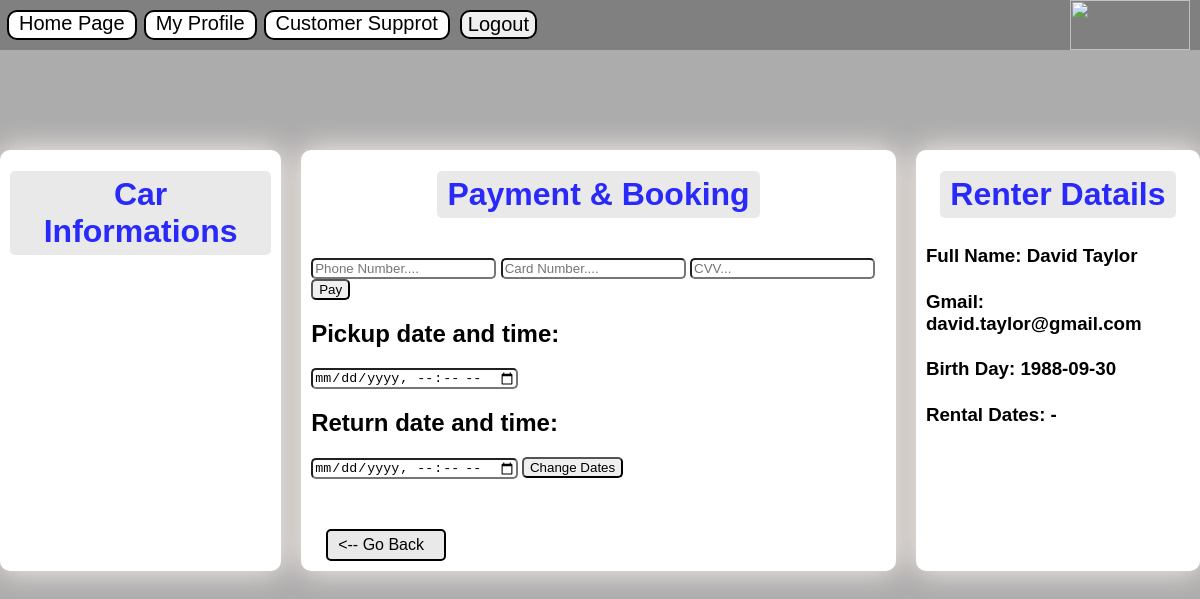
/Payment.php (signed in), run on the app's committed database.
### tables this page shows
CREATE TABLE IF NOT EXISTS `users` (
  `Id` int NOT NULL AUTO_INCREMENT,
  `FirstName` varchar(250) NOT NULL,
  `LastName` varchar(250) NOT NULL,
  `Gmail` varchar(250) NOT NULL,
  `IdNumber` varchar(9) NOT NULL,
  `Password` varchar(250) NOT NULL,
  `Password1` varchar(250) NOT NULL,
  `Password2` varchar(250) DEFAULT NULL,
  `Password3` varchar(250) DEFAULT NULL,
  `HaveDriverLicense` tinyint(1) NOT NULL DEFAULT '0',
  `Blocked` tinyint(1) NOT NULL DEFAULT '0',
  `FailedTimes` int NOT NULL DEFAULT '0',
  `BirthDay` date NOT NULL,
  `PhoneNumber` varchar(250) DEFAULT NULL,
  `Role` varchar(250) NOT NULL,
  `StartTimeExpired` datetime DEFAULT NULL,
  `EndTimeExpired` datetime DEFAULT NULL,
  PRIMARY KEY (`Id`)
);

### Payment.php (the view, shortened to what this page needs)
<?php
    include "Nav.php";
    $con=OpenCon();
    $gmail=$_SESSION['Gmail'];
    if(isset($_SESSION['StartUse'])){
        $pickup=$_SESSION['StartUse'];
    }else{
        $pickup="";
    }
    if(isset($_SESSION['EndUse'])){
        $return=$_SESSION['EndUse'];
    }else{
        $return="";
    }
    $HaveDriverLicense="";
?>
<!DOCTYPE html>
<html lang="en">
    <head>
    </head>
    <body>
        <div class="Css1">
            <div class="Css2">
                <div class="Css3">
                    <h1>Car Informations</h1><br>
                </div>
                <div class="Css3">
                    <form method="post">
                        <h1>Payment & Booking</h1><br>
                        <label><input type="tel" name="PhoneNumber" placeholder="Phone Number...." required></label>
                        <label><input type="text" name="CardNumber" placeholder="Card Number...." required></label>
                        <label><input type="tel" name="CVV" pattern="[0-9]{3,4}" placeholder="CVV..." required></label>
                        <button type="submit" name="Pay">Pay</button>
                    </form>
                    <form method="post">
                        <h2>Pickup date and time:</h2>
                        <input type="datetime-local" min="<?php echo date('Y-m-d\TH:i',strtotime('+1 day'));?>" name="pickup" required>
                        <h2>Return date and time:</h2>
                        <input type="datetime-local" min="<?php echo date('Y-m-d\TH:i',strtotime('+2 day'));?>" name="return" required>
                        <button type="submit" name="ChangeDates">Change Dates</button>
                    </form>
                    <a href="VehicleDetails.php"><-- Go Back</a>
                </div>
                <div class="Css3">
                    <h1>Renter Datails</h1>
                    <?php
                        $pickup2="";
                        $return2="";
                        $customers=mysqli_query($con,"SELECT * FROM Users");
                        while($c=mysqli_fetch_array($customers)){
                            if($c['Gmail']==$gmail){
                                echo "<h3>Full Name: ".$c['FirstName']." ".$c['LastName']."</h3><br>
                                <h3>Gmail: ".$c['Gmail']."</h3><br>
                                <h3>Birth Day: ".$c['BirthDay']."</h3><br>";
                                echo $HaveDriverLicense."<h3>Rental Dates: ".$pickup2." - ".$return2."</h3><br>";
                                $pickup2=strtotime($pickup);
                                $return2=strtotime($return);
                                break;
                            }
                        }
                    ?>
                </div>
            </div>
        </div>
    </body>
</html>

### Nav.php (style rules this page uses)
body { font-family: Arial; margin:0px; }
button { cursor:pointer; }

### Payment.php (style rules this page uses)
body { font-family: Arial; margin: 0px; margin-top: 150px; background-color: #adacac; }
.Css1 { display: flex; justify-content: center; }
.Css2 { display: flex; gap:20px; }
.Css3 { padding-left:10px; padding-right:10px; padding-bottom:10px; background-color: white; border-radius: 10px; box-shadow:0px 0px 30px seashell; }
.Css3 button { border-radius: 5px; }
.Css3 a { display: block; margin-top: 50px; margin-left:15px; margin-right: 440px; text-decoration: none; background-color: #e9e9e9; border: 2px solid black; border-radius: 5px; color:black; padding-top: 5px; padding-left: 10px; padding-bottom:5px; padding-right: 5px; }
h1 { text-align: center; color: #2929f9;; background-color: #e9e9e9; padding:5px 10px 5px 10px; border-radius: 5px; display:flex; justify-self: center; }
h3 { margin-top: 5px; display:inline-block; }
input { border-radius: 5px; }

### data on the page
users: FirstName "David", LastName "Taylor", Gmail "david.taylor@gmail.com", BirthDay "1988-09-30"
